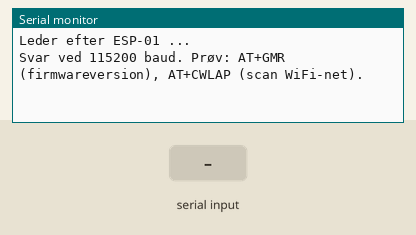
Recording of a sketch running on a simulated Arduino Mega 2560, built with avr-gcc and run on an emulated ATmega2560. Parts: the last lines printed to the serial monitor. The inputs (shaded band) are chosen by the test bench. The modem accepts every AT command (registered, SIM ready, sends succeed) and sends nothing else.

Above: at 1.3 s.
1.4 s: "1" received over the second serial link
At 2.1 s:
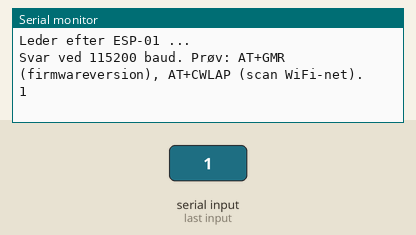
2.9 s: "0" received over the second serial link
At 3.3 s:
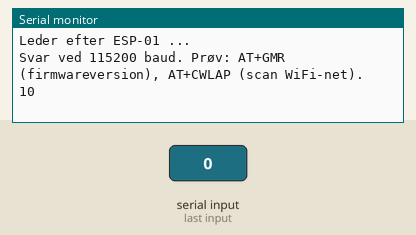

Measured:
- after the input at 1.4 s, the serial monitor: prints a new line at once (image 1)
- after the input at 2.9 s, the serial monitor: prints a new line at once (image 2)

The sketch:

esp01_passthrough.ino
```cpp
// ESP-01 passthrough for Arduino Mega.
// Finds the ESP-01's baud rate, then forwards everything between the Serial Monitor
// and the ESP-01 so you can type AT commands by hand.
// Wiring: see ../README.md (ESP TX -> Mega pin 19 RX1, ESP RX <- Mega pin 18 TX1 via level converter).
// Serial Monitor: 115200 baud, line ending "Both NL & CR".

const long BAUD_RATES[] = {115200, 9600, 57600, 74880};

bool probe(long baud) {
  Serial1.begin(baud);
  delay(100);
  while (Serial1.available()) Serial1.read();
  Serial1.print("AT\r\n");
  Serial1.setTimeout(1000);
  return Serial1.find((char*)"OK");
}

void setup() {
  Serial.begin(115200);
  Serial.println(F("Leder efter ESP-01 ..."));
  for (long baud : BAUD_RATES) {
    if (probe(baud)) {
      Serial.print(F("Svar ved "));
      Serial.print(baud);
      Serial.println(F(" baud. Prøv: AT+GMR (firmwareversion), AT+CWLAP (scan WiFi-net)."));
      return;
    }
    Serial1.end();
  }
  Serial.println(F("Intet svar. Tjek 3,3 V-forsyningen, at EN er høj, og om TX/RX er byttet om."));
  Serial1.begin(115200);
}

void loop() {
  while (Serial.available()) Serial1.write(Serial.read());
  while (Serial1.available()) Serial.write(Serial1.read());
}
```
